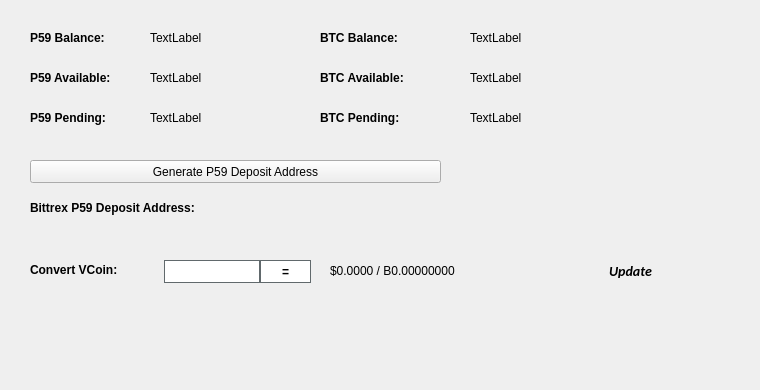
   <widget class="QWidget" name="BalanceTab">
    <attribute name="title">
     <string>Balance</string>
    </attribute>
    <widget class="QLabel" name="BitcoinBalanceLabel">
     <property name="geometry">
      <rect>
       <x>470</x>
       <y>30</y>
       <width>150</width>
       <height>16</height>
      </rect>
     </property>
     <property name="text">
      <string>TextLabel</string>
     </property>
    </widget>
    <widget class="QLabel" name="P59BalanceLabel">
     <property name="geometry">
      <rect>
       <x>150</x>
       <y>30</y>
       <width>150</width>
       <height>16</height>
      </rect>
     </property>
     <property name="text">
      <string>TextLabel</string>
     </property>
    </widget>
    <widget class="QLabel" name="label_11">
     <property name="geometry">
      <rect>
       <x>30</x>
       <y>30</y>
       <width>101</width>
       <height>16</height>
      </rect>
     </property>
     <property name="font">
      <font>
       <weight>75</weight>
       <bold>true</bold>
      </font>
     </property>
     <property name="text">
      <string>P59 Balance:</string>
     </property>
    </widget>
    <widget class="QLabel" name="label_12">
     <property name="geometry">
      <rect>
       <x>320</x>
       <y>30</y>
       <width>101</width>
       <height>16</height>
      </rect>
     </property>
     <property name="font">
      <font>
       <weight>75</weight>
       <bold>true</bold>
      </font>
     </property>
     <property name="text">
      <string>BTC Balance:</string>
     </property>
    </widget>
    <widget class="QLabel" name="P59AvailableLabel_2">
     <property name="geometry">
      <rect>
       <x>150</x>
       <y>70</y>
       <width>150</width>
       <height>16</height>
      </rect>
     </property>
     <property name="text">
      <string>TextLabel</string>
     </property>
    </widget>
    <widget class="QLabel" name="label_13">
     <property name="geometry">
      <rect>
       <x>30</x>
       <y>70</y>
       <width>111</width>
       <height>16</height>
      </rect>
     </property>
     <property name="font">
      <font>
       <weight>75</weight>
       <bold>true</bold>
      </font>
     </property>
     <property name="text">
      <string>P59 Available:</string>
     </property>
    </widget>
    <widget class="QLabel" name="label_14">
     <property name="geometry">
      <rect>
       <x>30</x>
       <y>110</y>
       <width>101</width>
       <height>16</height>
      </rect>
     </property>
     <property name="font">
      <font>
       <weight>75</weight>
       <bold>true</bold>
      </font>
     </property>
     <property name="text">
      <string>P59 Pending:</string>
     </property>
    </widget>
    <widget class="QLabel" name="P59PendingLabel">
     <property name="geometry">
      <rect>
       <x>150</x>
       <y>110</y>
       <width>150</width>
       <height>16</height>
      </rect>
     </property>
     <property name="text">
      <string>TextLabel</string>
     </property>
    </widget>
    <widget class="QLabel" name="label_15">
     <property name="geometry">
      <rect>
       <x>320</x>
       <y>70</y>
       <width>111</width>
       <height>16</height>
      </rect>
     </property>
     <property name="font">
      <font>
       <weight>75</weight>
       <bold>true</bold>
      </font>
     </property>
     <property name="text">
      <string>BTC Available:</string>
     </property>
    </widget>
    <widget class="QLabel" name="BitcoinAvailableLabel">
     <property name="geometry">
      <rect>
       <x>470</x>
       <y>70</y>
       <width>150</width>
       <height>16</height>
      </rect>
     </property>
     <property name="text">
      <string>TextLabel</string>
     </property>
    </widget>
    <widget class="QLabel" name="label_31">
     <property name="geometry">
      <rect>
       <x>320</x>
       <y>110</y>
       <width>111</width>
       <height>16</height>
      </rect>
     </property>
     <property name="font">
      <font>
       <weight>75</weight>
       <bold>true</bold>
      </font>
     </property>
     <property name="text">
      <string>BTC Pending:</string>
     </property>
    </widget>
    <widget class="QLabel" name="BitcoinPendingLabel">
     <property name="geometry">
      <rect>
       <x>470</x>
       <y>110</y>
       <width>150</width>
       <height>16</height>
      </rect>
     </property>
     <property name="text">
      <string>TextLabel</string>
     </property>
    </widget>
    <widget class="QLabel" name="label_33">
     <property name="geometry">
      <rect>
       <x>30</x>
       <y>200</y>
       <width>221</width>
       <height>16</height>
      </rect>
     </property>
     <property name="font">
      <font>
       <weight>75</weight>
       <bold>true</bold>
      </font>
     </property>
     <property name="text">
      <string>Bittrex P59 Deposit Address:</string>
     </property>
    </widget>
    <widget class="QPushButton" name="GenDepositBTN">
     <property name="geometry">
      <rect>
       <x>30</x>
       <y>160</y>
       <width>411</width>
       <height>23</height>
      </rect>
     </property>
     <property name="text">
      <string>Generate P59 Deposit Address</string>
     </property>
     <property name="icon">
      <iconset resource="../p59.qrc">
       <normaloff>:/icons/bitcoin</normaloff>:/icons/bitcoin</iconset>
     </property>
    </widget>
    <widget class="QLabel" name="DepositAddressLabel">
     <property name="geometry">
      <rect>
       <x>200</x>
       <y>200</y>
       <width>261</width>
       <height>16</height>
      </rect>
     </property>
     <property name="palette">
      <palette>
       <active>
        <colorrole role="WindowText">
         <brush brushstyle="SolidPattern">
          <color alpha="255">
           <red>0</red>
           <green>0</green>
           <blue>0</blue>
          </color>
         </brush>
        </colorrole>
        <colorrole role="Text">
         <brush brushstyle="SolidPattern">
          <color alpha="255">
           <red>0</red>
           <green>0</green>
           <blue>255</blue>
          </color>
         </brush>
        </colorrole>
       </active>
       <inactive>
        <colorrole role="WindowText">
         <brush brushstyle="SolidPattern">
          <color alpha="255">
           <red>0</red>
           <green>0</green>
           <blue>0</blue>
          </color>
         </brush>
        </colorrole>
        <colorrole role="Text">
         <brush brushstyle="SolidPattern">
          <color alpha="255">
           <red>0</red>
           <green>0</green>
           <blue>255</blue>
          </color>
         </brush>
        </colorrole>
       </inactive>
       <disabled>
        <colorrole role="WindowText">
         <brush brushstyle="SolidPattern">
          <color alpha="255">
           <red>120</red>
           <green>120</green>
           <blue>120</blue>
          </color>
         </brush>
        </colorrole>
        <colorrole role="Text">
         <brush brushstyle="SolidPattern">
          <color alpha="255">
           <red>120</red>
           <green>120</green>
           <blue>120</blue>
          </color>
         </brush>
        </colorrole>
       </disabled>
      </palette>
     </property>
     <property name="font">
      <font>
       <weight>75</weight>
       <bold>true</bold>
      </font>
     </property>
     <property name="text">
      <string/>
     </property>
     <property name="alignment">
      <set>Qt::AlignRight|Qt::AlignTrailing|Qt::AlignVCenter</set>
     </property>
     <property name="textInteractionFlags">
      <set>Qt::LinksAccessibleByMouse|Qt::TextSelectableByKeyboard|Qt::TextSelectableByMouse</set>
     </property>
    </widget>
    <widget class="QLabel" name="label_8">
     <property name="geometry">
      <rect>
       <x>460</x>
       <y>300</y>
       <width>281</width>
       <height>81</height>
      </rect>
     </property>
     <property name="text">
      <string/>
     </property>
     <property name="pixmap">
      <pixmap>:/images/bittrex</pixmap>
     </property>
    </widget>
    <widget class="QWidget" name="widgetConversion" native="true">
     <property name="geometry">
      <rect>
       <x>0</x>
       <y>250</y>
       <width>751</width>
       <height>43</height>
      </rect>
     </property>
     <property name="minimumSize">
      <size>
       <width>0</width>
       <height>43</height>
      </size>
     </property>
     <property name="styleSheet">
      <string notr="true"/>
     </property>
     <widget class="QPushButton" name="btnUpdateMarketData">
      <property name="geometry">
       <rect>
        <x>575</x>
        <y>0</y>
        <width>111</width>
        <height>41</height>
       </rect>
      </property>
      <property name="sizePolicy">
       <sizepolicy hsizetype="Expanding" vsizetype="Expanding">
        <horstretch>0</horstretch>
        <verstretch>0</verstretch>
       </sizepolicy>
      </property>
      <property name="font">
       <font>
        <family>calibri</family>
        <pointsize>-1</pointsize>
        <weight>75</weight>
        <italic>true</italic>
        <bold>true</bold>
       </font>
      </property>
      <property name="styleSheet">
       <string notr="true">margin:0px;text-align:center;padding:2px;border-radius:3px;font-style:italic;width:100px;font-size:14px;font-family:calibri;font-weight:600;</string>
      </property>
      <property name="text">
       <string>Update</string>
      </property>
      <property name="iconSize">
       <size>
        <width>150</width>
        <height>35</height>
       </size>
      </property>
      <property name="autoDefault">
       <bool>true</bool>
      </property>
      <property name="default">
       <bool>true</bool>
      </property>
     </widget>
     <widget class="QLabel" name="lblConvertVCoin">
      <property name="geometry">
       <rect>
        <x>30</x>
        <y>10</y>
        <width>131</width>
        <height>20</height>
       </rect>
      </property>
      <property name="styleSheet">
       <string notr="true"/>
      </property>
      <property name="text">
       <string>&lt;html&gt;&lt;head/&gt;&lt;body&gt;&lt;p&gt;&lt;span style=&quot; font-weight:600;&quot;&gt;Convert VCoin:&lt;/span&gt;&lt;/p&gt;&lt;/body&gt;&lt;/html&gt;</string>
      </property>
     </widget>
     <widget class="QLineEdit" name="txtConvertVCoinQty">
      <property name="geometry">
       <rect>
        <x>160</x>
        <y>10</y>
        <width>100</width>
        <height>23</height>
       </rect>
      </property>
      <property name="minimumSize">
       <size>
        <width>100</width>
        <height>23</height>
       </size>
      </property>
      <property name="maximumSize">
       <size>
        <width>100</width>
        <height>16777215</height>
       </size>
      </property>
      <property name="styleSheet">
       <string notr="true">border: 1px solid #61696c;margin-left:4px;</string>
      </property>
     </widget>
     <widget class="QPushButton" name="btnConvertP59">
      <property name="geometry">
       <rect>
        <x>260</x>
        <y>10</y>
        <width>51</width>
        <height>23</height>
       </rect>
      </property>
      <property name="minimumSize">
       <size>
        <width>0</width>
        <height>23</height>
       </size>
      </property>
      <property name="styleSheet">
       <string notr="true">border:1px solid #61696c;background:white;font-weight:600;</string>
      </property>
      <property name="text">
       <string>=</string>
      </property>
     </widget>
     <widget class="QLabel" name="lblConvertVCoinResults">
      <property name="geometry">
       <rect>
        <x>330</x>
        <y>0</y>
        <width>201</width>
        <height>41</height>
       </rect>
      </property>
      <property name="styleSheet">
       <string notr="true"/>
      </property>
      <property name="text">
       <string>$0.0000 / B0.00000000</string>
      </property>
     </widget>
     <widget class="QLabel" name="iconOverviewUpdateWait">
      <property name="geometry">
       <rect>
        <x>670</x>
        <y>10</y>
        <width>24</width>
        <height>24</height>
       </rect>
      </property>
      <property name="text">
       <string/>
      </property>
      <property name="pixmap">
       <pixmap resource="../p59.qrc">:/icons/transaction_1</pixmap>
      </property>
      <property name="scaledContents">
       <bool>true</bool>
      </property>
      <property name="alignment">
       <set>Qt::AlignCenter</set>
      </property>
     </widget>
    </widget>
   </widget>
